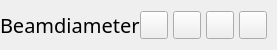
           <widget class="QFrame" name="contentTopBg">
            <property name="minimumSize">
             <size>
              <width>0</width>
              <height>50</height>
             </size>
            </property>
            <property name="maximumSize">
             <size>
              <width>16777215</width>
              <height>50</height>
             </size>
            </property>
            <property name="frameShape">
             <enum>QFrame::NoFrame</enum>
            </property>
            <property name="frameShadow">
             <enum>QFrame::Raised</enum>
            </property>
            <layout class="QHBoxLayout" name="horizontalLayout">
             <property name="spacing">
              <number>0</number>
             </property>
             <property name="leftMargin">
              <number>0</number>
             </property>
             <property name="topMargin">
              <number>0</number>
             </property>
             <property name="rightMargin">
              <number>10</number>
             </property>
             <property name="bottomMargin">
              <number>0</number>
             </property>
             <item>
              <widget class="QFrame" name="leftBox">
               <property name="sizePolicy">
                <sizepolicy hsizetype="Expanding" vsizetype="Preferred">
                 <horstretch>0</horstretch>
                 <verstretch>0</verstretch>
                </sizepolicy>
               </property>
               <property name="frameShape">
                <enum>QFrame::NoFrame</enum>
               </property>
               <property name="frameShadow">
                <enum>QFrame::Raised</enum>
               </property>
               <layout class="QHBoxLayout" name="horizontalLayout_3">
                <property name="spacing">
                 <number>0</number>
                </property>
                <property name="leftMargin">
                 <number>0</number>
                </property>
                <property name="topMargin">
                 <number>0</number>
                </property>
                <property name="rightMargin">
                 <number>0</number>
                </property>
                <property name="bottomMargin">
                 <number>0</number>
                </property>
                <item>
                 <widget class="QLabel" name="titleRightInfo">
                  <property name="sizePolicy">
                   <sizepolicy hsizetype="Preferred" vsizetype="Expanding">
                    <horstretch>0</horstretch>
                    <verstretch>0</verstretch>
                   </sizepolicy>
                  </property>
                  <property name="maximumSize">
                   <size>
                    <width>16777215</width>
                    <height>45</height>
                   </size>
                  </property>
                  <property name="font">
                   <font>
                    <family>sans-serif</family>
                    <pointsize>15</pointsize>
                    <weight>50</weight>
                    <italic>false</italic>
                    <bold>false</bold>
                   </font>
                  </property>
                  <property name="styleSheet">
                   <string notr="true">font: 15pt &quot;sans-serif&quot;;

</string>
                  </property>
                  <property name="text">
                   <string>Beamdiameter</string>
                  </property>
                  <property name="alignment">
                   <set>Qt::AlignLeading|Qt::AlignLeft|Qt::AlignVCenter</set>
                  </property>
                 </widget>
                </item>
               </layout>
              </widget>
             </item>
             <item alignment="Qt::AlignRight">
              <widget class="QFrame" name="rightButtons">
               <property name="minimumSize">
                <size>
                 <width>0</width>
                 <height>28</height>
                </size>
               </property>
               <property name="frameShape">
                <enum>QFrame::NoFrame</enum>
               </property>
               <property name="frameShadow">
                <enum>QFrame::Raised</enum>
               </property>
               <layout class="QHBoxLayout" name="horizontalLayout_2">
                <property name="spacing">
                 <number>5</number>
                </property>
                <property name="leftMargin">
                 <number>0</number>
                </property>
                <property name="topMargin">
                 <number>0</number>
                </property>
                <property name="rightMargin">
                 <number>0</number>
                </property>
                <property name="bottomMargin">
                 <number>0</number>
                </property>
                <item>
                 <widget class="QPushButton" name="settingsTopBtn">
                  <property name="minimumSize">
                   <size>
                    <width>28</width>
                    <height>28</height>
                   </size>
                  </property>
                  <property name="maximumSize">
                   <size>
                    <width>28</width>
                    <height>28</height>
                   </size>
                  </property>
                  <property name="cursor">
                   <cursorShape>PointingHandCursor</cursorShape>
                  </property>
                  <property name="toolTip">
                   <string>Settings</string>
                  </property>
                  <property name="text">
                   <string/>
                  </property>
                  <property name="icon">
                   <iconset resource="resources.qrc">
                    <normaloff>:/icons/images/icons/icon_settings.png</normaloff>:/icons/images/icons/icon_settings.png</iconset>
                  </property>
                  <property name="iconSize">
                   <size>
                    <width>20</width>
                    <height>20</height>
                   </size>
                  </property>
                 </widget>
                </item>
                <item>
                 <widget class="QPushButton" name="minimizeAppBtn">
                  <property name="minimumSize">
                   <size>
                    <width>28</width>
                    <height>28</height>
                   </size>
                  </property>
                  <property name="maximumSize">
                   <size>
                    <width>28</width>
                    <height>28</height>
                   </size>
                  </property>
                  <property name="cursor">
                   <cursorShape>PointingHandCursor</cursorShape>
                  </property>
                  <property name="toolTip">
                   <string>Minimize</string>
                  </property>
                  <property name="text">
                   <string/>
                  </property>
                  <property name="icon">
                   <iconset resource="resources.qrc">
                    <normaloff>:/icons/images/icons/icon_minimize.png</normaloff>:/icons/images/icons/icon_minimize.png</iconset>
                  </property>
                  <property name="iconSize">
                   <size>
                    <width>20</width>
                    <height>20</height>
                   </size>
                  </property>
                 </widget>
                </item>
                <item>
                 <widget class="QPushButton" name="maximizeRestoreAppBtn">
                  <property name="minimumSize">
                   <size>
                    <width>28</width>
                    <height>28</height>
                   </size>
                  </property>
                  <property name="maximumSize">
                   <size>
                    <width>28</width>
                    <height>28</height>
                   </size>
                  </property>
                  <property name="font">
                   <font>
                    <family>sans-serif</family>
                    <pointsize>10</pointsize>
                    <weight>50</weight>
                    <italic>false</italic>
                    <bold>false</bold>
                    <stylestrategy>PreferDefault</stylestrategy>
                   </font>
                  </property>
                  <property name="cursor">
                   <cursorShape>PointingHandCursor</cursorShape>
                  </property>
                  <property name="toolTip">
                   <string>Maximize</string>
                  </property>
                  <property name="text">
                   <string/>
                  </property>
                  <property name="icon">
                   <iconset resource="resources.qrc">
                    <normaloff>:/icons/images/icons/icon_maximize.png</normaloff>:/icons/images/icons/icon_maximize.png</iconset>
                  </property>
                  <property name="iconSize">
                   <size>
                    <width>20</width>
                    <height>20</height>
                   </size>
                  </property>
                 </widget>
                </item>
                <item>
                 <widget class="QPushButton" name="closeAppBtn">
                  <property name="minimumSize">
                   <size>
                    <width>28</width>
                    <height>28</height>
                   </size>
                  </property>
                  <property name="maximumSize">
                   <size>
                    <width>28</width>
                    <height>28</height>
                   </size>
                  </property>
                  <property name="cursor">
                   <cursorShape>PointingHandCursor</cursorShape>
                  </property>
                  <property name="toolTip">
                   <string>Close</string>
                  </property>
                  <property name="text">
                   <string/>
                  </property>
                  <property name="icon">
                   <iconset resource="resources.qrc">
                    <normaloff>:/icons/images/icons/icon_close.png</normaloff>:/icons/images/icons/icon_close.png</iconset>
                  </property>
                  <property name="iconSize">
                   <size>
                    <width>20</width>
                    <height>20</height>
                   </size>
                  </property>
                 </widget>
                </item>
               </layout>
              </widget>
             </item>
            </layout>
           </widget>
